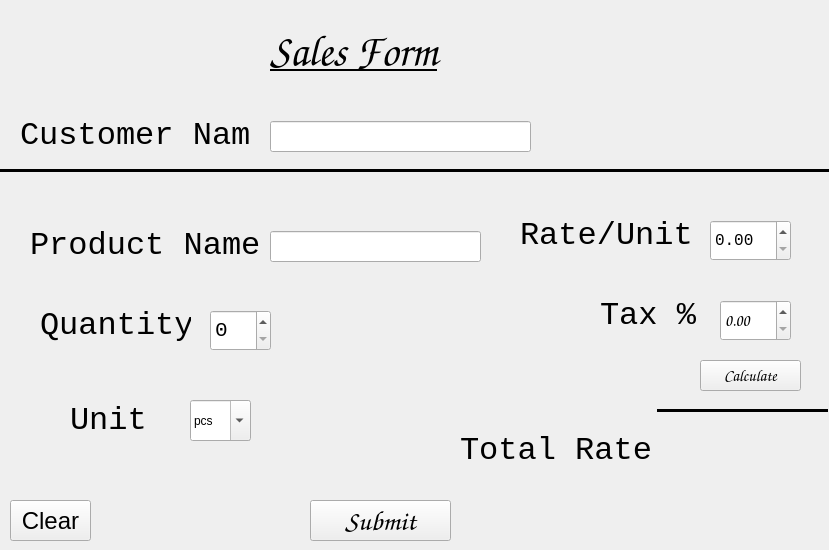
<?xml version="1.0" encoding="UTF-8"?>
<ui version="4.0">
 <class>unit_input_2</class>
 <widget class="QWidget" name="unit_input_2">
  <property name="geometry">
   <rect>
    <x>0</x>
    <y>0</y>
    <width>829</width>
    <height>550</height>
   </rect>
  </property>
  <property name="windowTitle">
   <string>Sales Form</string>
  </property>
  <widget class="QLabel" name="salesform_label">
   <property name="geometry">
    <rect>
     <x>270</x>
     <y>10</y>
     <width>241</width>
     <height>81</height>
    </rect>
   </property>
   <property name="font">
    <font>
     <family>Comic Sans MS</family>
     <pointsize>32</pointsize>
     <italic>false</italic>
     <bold>false</bold>
     <underline>true</underline>
    </font>
   </property>
   <property name="text">
    <string>Sales Form</string>
   </property>
  </widget>
  <widget class="QLabel" name="cust_label">
   <property name="geometry">
    <rect>
     <x>20</x>
     <y>110</y>
     <width>231</width>
     <height>51</height>
    </rect>
   </property>
   <property name="font">
    <font>
     <family>Consolas</family>
     <pointsize>24</pointsize>
    </font>
   </property>
   <property name="text">
    <string>Customer Name</string>
   </property>
  </widget>
  <widget class="QLabel" name="product_label">
   <property name="geometry">
    <rect>
     <x>30</x>
     <y>220</y>
     <width>241</width>
     <height>51</height>
    </rect>
   </property>
   <property name="font">
    <font>
     <family>Consolas</family>
     <pointsize>24</pointsize>
    </font>
   </property>
   <property name="text">
    <string>Product Name</string>
   </property>
  </widget>
  <widget class="QLabel" name="qty_label">
   <property name="geometry">
    <rect>
     <x>40</x>
     <y>300</y>
     <width>151</width>
     <height>51</height>
    </rect>
   </property>
   <property name="font">
    <font>
     <family>Consolas</family>
     <pointsize>24</pointsize>
    </font>
   </property>
   <property name="text">
    <string>Quantity</string>
   </property>
  </widget>
  <widget class="Line" name="line">
   <property name="geometry">
    <rect>
     <x>0</x>
     <y>160</y>
     <width>831</width>
     <height>20</height>
    </rect>
   </property>
   <property name="frameShadow">
    <enum>QFrame::Shadow::Plain</enum>
   </property>
   <property name="lineWidth">
    <number>3</number>
   </property>
   <property name="midLineWidth">
    <number>2</number>
   </property>
   <property name="orientation">
    <enum>Qt::Orientation::Horizontal</enum>
   </property>
  </widget>
  <widget class="QLabel" name="rate_label">
   <property name="geometry">
    <rect>
     <x>520</x>
     <y>210</y>
     <width>171</width>
     <height>51</height>
    </rect>
   </property>
   <property name="font">
    <font>
     <family>Consolas</family>
     <pointsize>24</pointsize>
    </font>
   </property>
   <property name="text">
    <string>Rate/Unit</string>
   </property>
  </widget>
  <widget class="QLabel" name="unit_label">
   <property name="geometry">
    <rect>
     <x>70</x>
     <y>400</y>
     <width>91</width>
     <height>41</height>
    </rect>
   </property>
   <property name="font">
    <font>
     <family>Consolas</family>
     <pointsize>24</pointsize>
    </font>
   </property>
   <property name="text">
    <string>Unit</string>
   </property>
  </widget>
  <widget class="QLabel" name="tax_label">
   <property name="geometry">
    <rect>
     <x>600</x>
     <y>290</y>
     <width>101</width>
     <height>51</height>
    </rect>
   </property>
   <property name="font">
    <font>
     <family>Consolas</family>
     <pointsize>24</pointsize>
    </font>
   </property>
   <property name="text">
    <string>Tax %</string>
   </property>
  </widget>
  <widget class="QLabel" name="total_label">
   <property name="geometry">
    <rect>
     <x>460</x>
     <y>430</y>
     <width>191</width>
     <height>41</height>
    </rect>
   </property>
   <property name="font">
    <font>
     <family>Consolas</family>
     <pointsize>24</pointsize>
    </font>
   </property>
   <property name="text">
    <string>Total Rate</string>
   </property>
  </widget>
  <widget class="Line" name="line_2">
   <property name="geometry">
    <rect>
     <x>657</x>
     <y>400</y>
     <width>171</width>
     <height>20</height>
    </rect>
   </property>
   <property name="frameShadow">
    <enum>QFrame::Shadow::Plain</enum>
   </property>
   <property name="lineWidth">
    <number>3</number>
   </property>
   <property name="midLineWidth">
    <number>2</number>
   </property>
   <property name="orientation">
    <enum>Qt::Orientation::Horizontal</enum>
   </property>
  </widget>
  <widget class="QLineEdit" name="customer_input">
   <property name="geometry">
    <rect>
     <x>270</x>
     <y>121</y>
     <width>261</width>
     <height>31</height>
    </rect>
   </property>
   <property name="font">
    <font>
     <family>Consolas</family>
     <pointsize>18</pointsize>
    </font>
   </property>
  </widget>
  <widget class="QLineEdit" name="product_input">
   <property name="geometry">
    <rect>
     <x>270</x>
     <y>231</y>
     <width>211</width>
     <height>31</height>
    </rect>
   </property>
   <property name="font">
    <font>
     <family>Consolas</family>
     <pointsize>18</pointsize>
    </font>
   </property>
  </widget>
  <widget class="QSpinBox" name="qty_input">
   <property name="geometry">
    <rect>
     <x>210</x>
     <y>310</y>
     <width>61</width>
     <height>41</height>
    </rect>
   </property>
   <property name="font">
    <font>
     <family>Consolas</family>
     <pointsize>16</pointsize>
    </font>
   </property>
  </widget>
  <widget class="QDoubleSpinBox" name="rate_input">
   <property name="geometry">
    <rect>
     <x>710</x>
     <y>220</y>
     <width>81</width>
     <height>41</height>
    </rect>
   </property>
   <property name="font">
    <font>
     <family>Consolas</family>
     <pointsize>12</pointsize>
    </font>
   </property>
   <property name="maximum">
    <double>999999.989999999990687</double>
   </property>
  </widget>
  <widget class="QDoubleSpinBox" name="tax_input">
   <property name="geometry">
    <rect>
     <x>720</x>
     <y>300</y>
     <width>71</width>
     <height>41</height>
    </rect>
   </property>
   <property name="font">
    <font>
     <family>Comic Sans MS</family>
     <pointsize>12</pointsize>
    </font>
   </property>
  </widget>
  <widget class="QLabel" name="totale_rate_label">
   <property name="geometry">
    <rect>
     <x>680</x>
     <y>430</y>
     <width>121</width>
     <height>31</height>
    </rect>
   </property>
   <property name="font">
    <font>
     <family>Comic Sans MS</family>
     <pointsize>16</pointsize>
    </font>
   </property>
   <property name="text">
    <string/>
   </property>
  </widget>
  <widget class="QPushButton" name="submit_btn">
   <property name="geometry">
    <rect>
     <x>310</x>
     <y>500</y>
     <width>141</width>
     <height>41</height>
    </rect>
   </property>
   <property name="font">
    <font>
     <family>Comic Sans MS</family>
     <pointsize>21</pointsize>
     <bold>true</bold>
    </font>
   </property>
   <property name="text">
    <string>Submit</string>
   </property>
  </widget>
  <widget class="QPushButton" name="calc_btn">
   <property name="geometry">
    <rect>
     <x>700</x>
     <y>360</y>
     <width>101</width>
     <height>31</height>
    </rect>
   </property>
   <property name="font">
    <font>
     <family>Comic Sans MS</family>
     <pointsize>12</pointsize>
     <bold>false</bold>
    </font>
   </property>
   <property name="text">
    <string>Calculate</string>
   </property>
  </widget>
  <widget class="QPushButton" name="clear_btn">
   <property name="geometry">
    <rect>
     <x>10</x>
     <y>500</y>
     <width>81</width>
     <height>41</height>
    </rect>
   </property>
   <property name="font">
    <font>
     <pointsize>18</pointsize>
     <underline>false</underline>
    </font>
   </property>
   <property name="text">
    <string>Clear</string>
   </property>
  </widget>
  <widget class="QComboBox" name="comboBox_2">
   <property name="geometry">
    <rect>
     <x>190</x>
     <y>400</y>
     <width>61</width>
     <height>41</height>
    </rect>
   </property>
   <property name="editable">
    <bool>true</bool>
   </property>
   <item>
    <property name="text">
     <string>pcs</string>
    </property>
   </item>
   <item>
    <property name="text">
     <string>kg</string>
    </property>
   </item>
   <item>
    <property name="text">
     <string>meter</string>
    </property>
   </item>
   <item>
    <property name="text">
     <string>L</string>
    </property>
   </item>
  </widget>
 </widget>
 <resources/>
 <connections/>
</ui>
